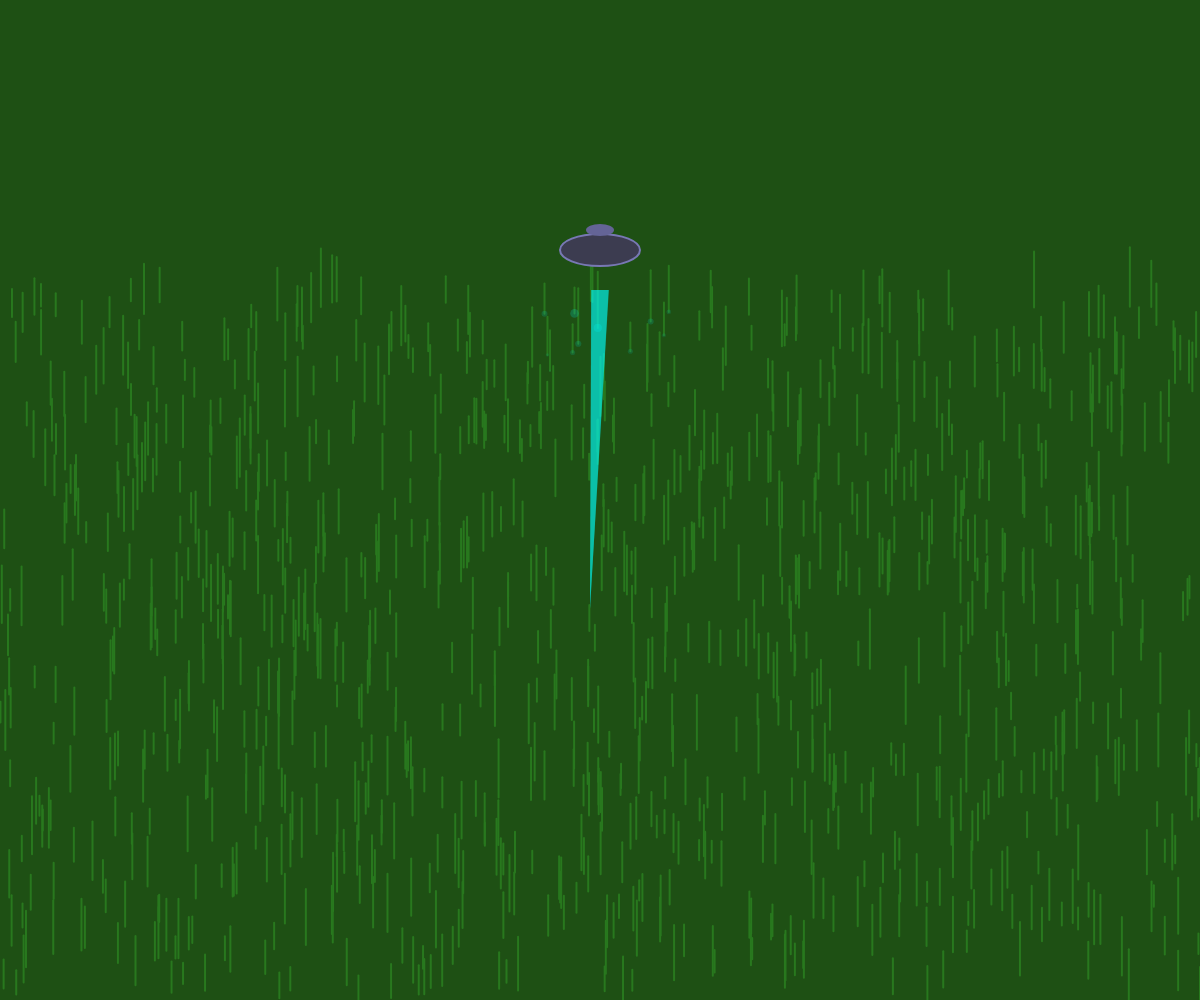
Frame 1 (no input)
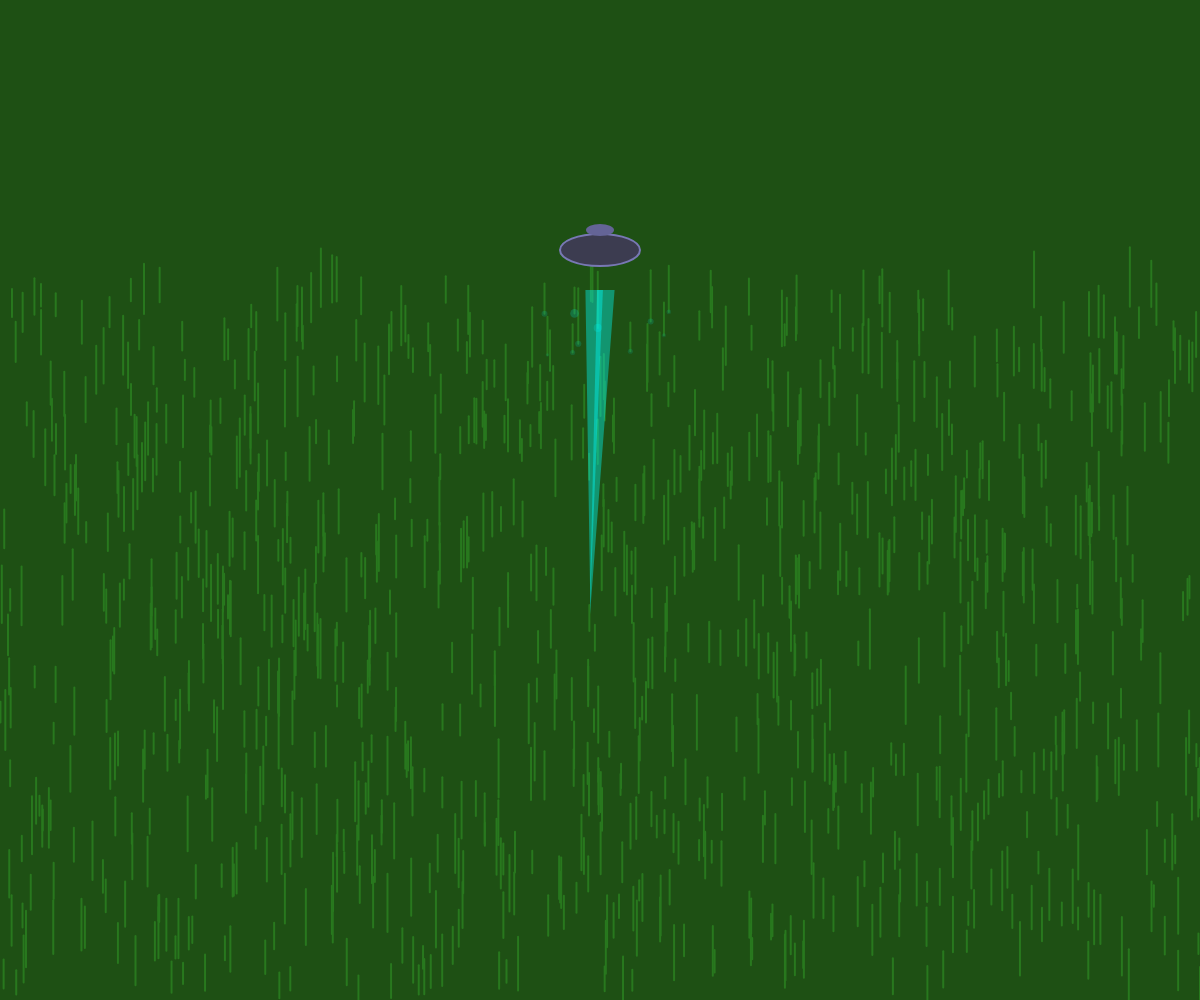
Frame 60 (no input)
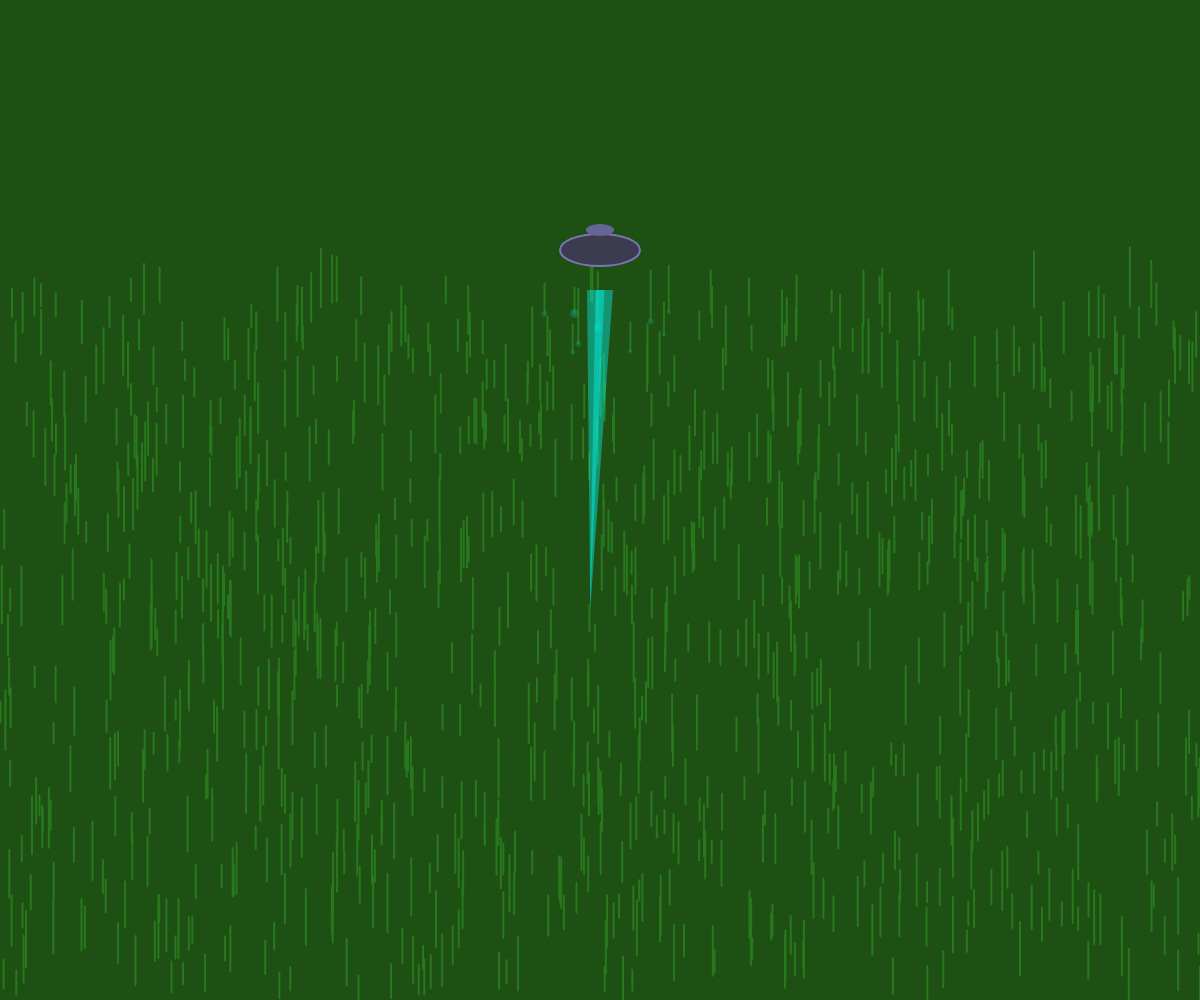
Frame 120 (the mouse pressed at the canvas centre since frame 60)

The p5.js sketch that drew these frames (run headless with seeded random() and noise() and a simulated clock; from frame 60 on, the mouse is pressed at the canvas centre):

// p5.js sketch
// ── sketch.js
let cornStalks = [];
let ufo;
let beams = [];

function setup() {
  createCanvas(windowWidth, windowHeight);
  // Create corn stalks
  for (let i = 0; i < 1000; i++) {
    cornStalks.push({
      x: random(width),
      y: random(height * 0.3, height),
      h: random(20, 60),
      angle: random(TWO_PI)
    });
  }
  
  ufo = {
    x: width / 2,
    y: height * 0.25,
    r: 40
  };
  
  // Initialize beams
  for (let i = 0; i < 2; i++) {
    beams.push({
      id: i,
      baseY: ufo.y + ufo.r,
      length: 300,
      width: 10,
      phase: i * PI,
      speed: 0.02
    });
  }
}

function draw() {
  background(30, 80, 20);
  
  // Draw corn field
  for (let stalk of cornStalks) {
    stroke(40, 120, 30);
    strokeWeight(2);
    line(stalk.x, stalk.y, stalk.x, stalk.y - stalk.h);
  }
  
  // Update and draw beams
  for (let beam of beams) {
    beam.phase += beam.speed;
    
    // Calculate dynamic width
    let w = map(sin(beam.phase), -1, 1, 5, 30);
    
    // Draw beam
    noStroke();
    fill(0, 255, 255, 100);
    beginShape();
    vertex(beam.baseY + beam.length, ufo.x - w/2);
    vertex(beam.baseY + beam.length, ufo.x + w/2);
    vertex(ufo.x + w/2, ufo.y + ufo.r);
    vertex(ufo.x - w/2, ufo.y + ufo.r);
    endShape(CLOSE);
    
    // Draw light effect on corn
    for (let stalk of cornStalks) {
      let d = dist(stalk.x, stalk.y, ufo.x, ufo.y + ufo.r);
      if (d < 100 && d > 20) {
        let intensity = map(d, 20, 100, 1, 0.2);
        fill(0, 255, 255, 30 * intensity);
        noStroke();
        ellipse(stalk.x, stalk.y, 10 * intensity, 10 * intensity);
      }
    }
  }
  
  // Draw UFO
  fill(60, 60, 80);
  stroke(120, 120, 180);
  strokeWeight(2);
  ellipse(ufo.x, ufo.y, ufo.r * 2, ufo.r * 0.8);
  
  // Draw UFO top
  fill(100, 100, 150);
  noStroke();
  ellipse(ufo.x, ufo.y - ufo.r/2, ufo.r * 0.7, ufo.r * 0.3);
}

function windowResized() {
  resizeCanvas(windowWidth, windowHeight);
}
